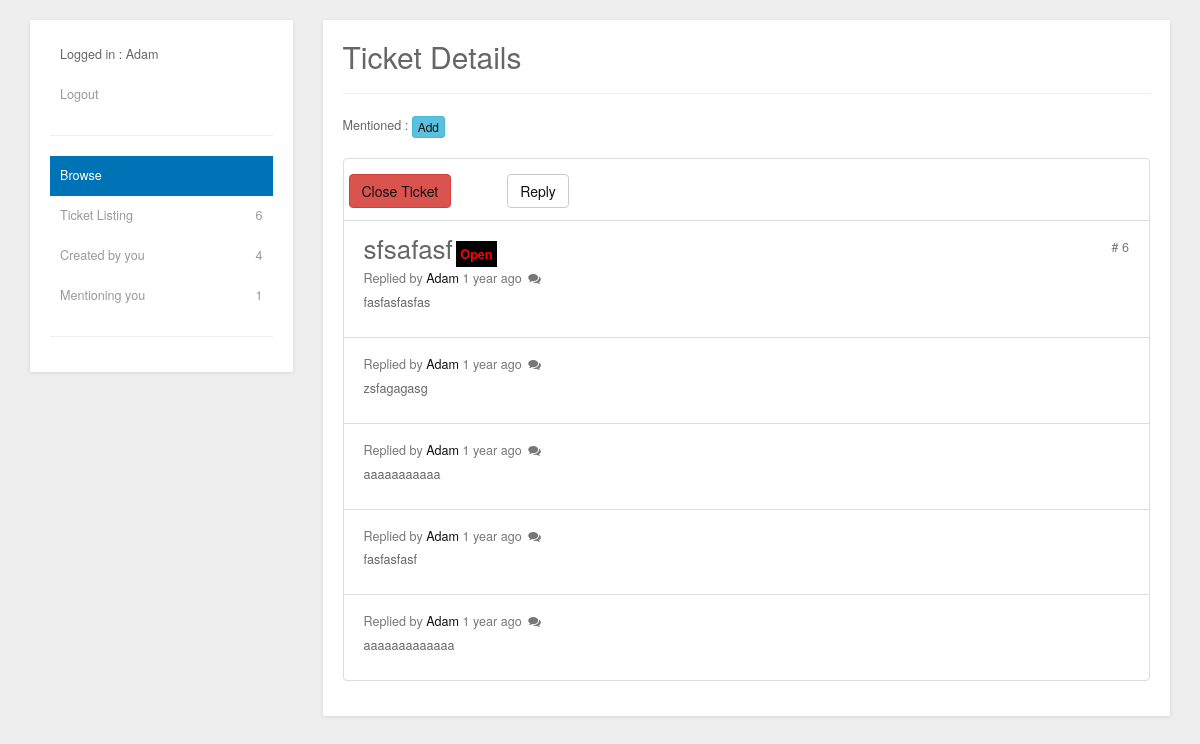
The page /ticket.php?ticket_id=6 (signed in) on the database its author committed.
### tables this page shows
CREATE TABLE `tickets` (
  `id` int(11) NOT NULL,
  `title` varchar(255) NOT NULL,
  `message` text NOT NULL,
  `userid` int(11) NOT NULL,
  `department_id` int(11) NOT NULL,
  `mentioned` text NOT NULL,
  `created` datetime NOT NULL DEFAULT current_timestamp(),
  `status` enum('open','closed','resolved') NOT NULL DEFAULT 'open',
  `location` text NOT NULL
);

CREATE TABLE `ticket_user` (
  `userid` int(11) NOT NULL,
  `email` varchar(200) NOT NULL,
  `password` varchar(200) NOT NULL,
  `name` varchar(200) NOT NULL,
  `role` enum('admin','member') NOT NULL,
  `status` enum('Active','Inactive') NOT NULL
);

CREATE TABLE `ticket_replies` (
  `id` int(11) NOT NULL,
  `ticket_id` int(11) NOT NULL,
  `comments` text NOT NULL,
  `created_by` varchar(255) NOT NULL,
  `created` datetime NOT NULL DEFAULT current_timestamp()
);

### class/Ticket.php (called while the page is built, shortened)
<?php
class Ticket {
	private $ticketsTable = 'tickets';
	private $ticketReplyTable = 'ticket_replies';
	private $userTable = 'ticket_user';
	private $conn;
	public function __construct($db){
        $this->conn = $db;
    }
	public function getTicketDetail(){
		if($_SESSION["userid"] && $this->ticket_id) {
			$sqlQuery = "
				SELECT ticket.id, ticket.title, ticket.message, ticket.userid, ticket.mentioned, ticket.created, ticket.status, user.name, reply.comments, reply.created AS reply_date
				FROM ".$this->ticketsTable." ticket
				LEFT JOIN ".$this->ticketReplyTable." reply ON ticket.id = reply.ticket_id
				LEFT JOIN ".$this->userTable." user ON user.userid = ticket.userid
				WHERE ticket.id = '".$this->ticket_id."'";
			$stmt = $this->conn->prepare($sqlQuery);
			$stmt->execute();
			$result = $stmt->get_result();
			return $result;
		}
	}
	function getMentionUser() {
		if($this->ticket_id) {
			$sqlQuery = "
				SELECT mentioned
				FROM ".$this->ticketsTable."
				WHERE id = ?";
			$stmt = $this->conn->prepare($sqlQuery);
			$this->ticket_id = htmlspecialchars(strip_tags($this->ticket_id));
			$stmt->bind_param("i", $this->ticket_id);
			$stmt->execute();
			$result = $stmt->get_result();
			return $result;
		}
	}
	function timeElapsedString($datetime, $full = false) {
		$now = new DateTime;
		$ago = new DateTime($datetime);
		$diff = $now->diff($ago);
		$diff->w = floor($diff->d / 7);
		$diff->d -= $diff->w * 7;
		$string = array(
			'y' => 'year',
			'm' => 'month',
			'w' => 'week',
			'd' => 'day',
			'h' => 'hour',
			'i' => 'minute',
			's' => 'second',
		);
		foreach ($string as $k => &$v) {
			if ($diff->$k) {
				$v = $diff->$k . ' ' . $v . ($diff->$k > 1 ? 's' : '');
			} else {
				unset($string[$k]);
			}
		}
		if (!$full) $string = array_slice($string, 0, 1);
		return $string ? implode(', ', $string) . ' ago' : 'just now';
	}
}
?>

### ticket.php (the view, shortened to what this page needs)
<?php
include_once 'config/Database.php';
include_once 'class/Ticket.php';
$database = new Database();
$db = $database->getConnection();
$ticket = new Ticket($db);
include('../header.php');
?>
<!DOCTYPE html>
<html>
<head>
<link rel="stylesheet" href="https://netdna.bootstrapcdn.com/bootstrap/3.3.6/css/bootstrap.min.css"> <script type="text/javascript" src="https://cdnjs.cloudflare.com/ajax/libs/popper.js/1.12.9/umd/popper.min.js"></script>
<link href="https://maxcdn.bootstrapcdn.com/font-awesome/4.3.0/css/font-awesome.min.css" rel="stylesheet">
<link href="css/style.css" rel="stylesheet">
<div class="container">
<section class="content">
	<div class="row">
		<?php include('left_navigation.php'); ?>
		<div class="col-md-9">
			<div class="grid support-content">
				 <div class="grid-body">
					 <h2>Ticket Details</h2>
					 <hr>
					Mentioned :
					<?php
					if(!empty($_GET['ticket_id']) && $_GET['ticket_id']) {
						$ticket->ticket_id = $_GET['ticket_id'];
					}
					?>
					<a class="btn btn-info btn-xs" id="mentionUser" data-ticket-id="<?php echo $_GET['ticket_id']; ?>">Add</a>
					<div class="padding"></div>
					<div class="row">
						<div class="col-md-12">
							<ul class="list-group fa-padding">
								<?php
								$ticketResult = $ticket->getTicketDetail();
								$replyCount = 0;
								while ($ticketDetails = $ticketResult->fetch_assoc()) {
								?>
								<?php if($replyCount == 0) { ?>
								<li class="list-group-item" id="ticketReplyDetails">
									<div class="row">
										<?php
										if($ticketDetails['status'] == 'closed') {
										?>
										<a class="btn btn-warning" title="Make Open" data-ticket-id="<?php echo $ticketDetails['id']; ?>" id="openTicket">Open Ticket</a>
										<?php } else { ?>
										<a class="btn btn-danger" title="Make Closed" data-ticket-id="<?php echo $ticketDetails['id']; ?>" id="closeTicket">Close Ticket</a>
										<?php } ?>
										<?php
										if($ticketDetails['status'] == 'open') {
										?>										&nbsp;&nbsp;&nbsp;&nbsp;&nbsp;&nbsp;&nbsp;&nbsp;&nbsp;&nbsp;&nbsp;&nbsp;&nbsp;&nbsp;
										<a class="btn btn-default" data-ticket-id="<?php echo $ticketDetails['id']; ?>" id="ticketReplyButton" title="Reply to ticket">Reply</a>
										<?php } ?>
									</div>
								</li>
								<li class="list-group-item">
									<div class="media">
										<div class="media-body">
											<div>
											<span class="number pull-right"># <?php echo $ticketDetails['id']; ?> </span>
											<span style="font-size:26px;padding-bottom:10px;"><?php echo $ticketDetails['title']; ?></span>
											<?php
											if($ticketDetails['status'] == 'open') {
												echo "<span style='color:red;font-weight:bold;background-color:black;padding:4px;'>Open</span>";
											} else if($ticketDetails['status'] == 'closed') {
												echo "<span style='color:green;font-weight:bold;background-color:black;padding:4px;'>Closed</span>";
											}
											?>
											</div>
											<p class="info">Replied by <a href="#"><?php echo $ticketDetails['name']; ?></a> <?php echo $ticket->timeElapsedString($ticketDetails['created']); ?> <i class="fa fa-comments"></i>
											</p>
											<p><?php echo $ticketDetails["message"]; ?></p>
										</div>
									</div>
								</li>
								<?php } ?>
								<?php if($ticketDetails["comments"]) { ?>
								<li class="list-group-item">
									<div class="media">
										<div class="media-body">
											<p class="info">Replied by <a href="#"><?php echo $ticketDetails['name']; ?></a> <?php echo $ticket->timeElapsedString($ticketDetails['reply_date']); ?> <i class="fa fa-comments"></i>
											</p>
											<p><?php echo $ticketDetails["comments"]; ?></p>
										</div>
									</div>
								</li>
								<?php } ?>
								<?php
								$replyCount++;
								}
								?>
							</ul>
						</div>
					</div>
				</div>
			</div>
		</div>
	</div>
</section>
</div>

### css/style.css (style rules this page uses)
.padding { padding: 10px; }
.grid { position: relative; width: 100%; background: #fff; color: #666666; border-radius: 2px; margin-bottom: 25px; box-shadow: 0px 1px 4px rgba(0, 0, 0, 0.1); }
.grid .grid-body { padding: 15px 20px 15px 20px; font-size: 0.9em; line-height: 1.9em; }
.support h2, .support-content h2 { margin-top: 5px; }
.support-content .list-group li { padding: 15px 20px 12px 20px; cursor: pointer; }
.support-content .fa-padding .fa { padding-top: 5px; width: 1.5em; }
.support-content .info { color: #777; margin: 0px; }
.support-content a { color: #111; }
.support-content .info .fa { width: 1.5em; text-align: center; }
.support-content .number { color: #777; }

### rows shown on the page
tickets: id "6", title "sfsafasf", status "Open", userid.name "Adam", created "1 year ago", message "fasfasfasfas", ticket_replies.created "1 year ago", ticket_replies.comments "zsfagagasg", ticket_replies.comments "aaaaaaaaaaa", ticket_replies.comments "fasfasfasf", ticket_replies.comments "aaaaaaaaaaaaa"

### other values the page prints
$_SESSION["name"] "Adam"
$ticket->getTicketCount() "6"
$ticket->getUsersTicket() "4"
$ticket->getMentionedTicket() "1"
